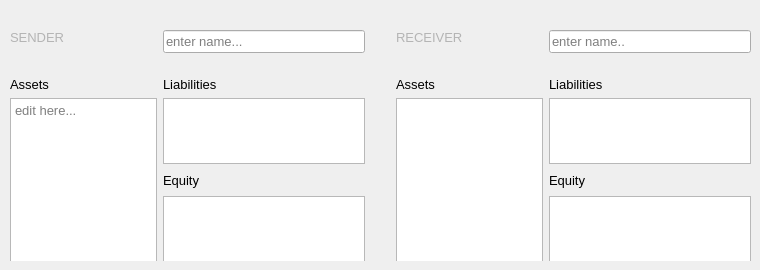
     <widget class="QWidget" name="tab_6">
      <attribute name="title">
       <string>Balance Sheets</string>
      </attribute>
      <widget class="QWidget" name="widget" native="true">
       <property name="geometry">
        <rect>
         <x>10</x>
         <y>30</y>
         <width>741</width>
         <height>231</height>
        </rect>
       </property>
       <property name="autoFillBackground">
        <bool>false</bool>
       </property>
       <property name="styleSheet">
        <string notr="true"/>
       </property>
       <layout class="QGridLayout" name="gridLayout_2">
        <item row="4" column="7" rowspan="2">
         <spacer name="verticalSpacer_6">
          <property name="orientation">
           <enum>Qt::Vertical</enum>
          </property>
          <property name="sizeHint" stdset="0">
           <size>
            <width>20</width>
            <height>40</height>
           </size>
          </property>
         </spacer>
        </item>
        <item row="11" column="4">
         <spacer name="horizontalSpacer_4">
          <property name="orientation">
           <enum>Qt::Horizontal</enum>
          </property>
          <property name="sizeHint" stdset="0">
           <size>
            <width>40</width>
            <height>20</height>
           </size>
          </property>
         </spacer>
        </item>
        <item row="10" column="4">
         <spacer name="horizontalSpacer_5">
          <property name="orientation">
           <enum>Qt::Horizontal</enum>
          </property>
          <property name="sizeHint" stdset="0">
           <size>
            <width>40</width>
            <height>20</height>
           </size>
          </property>
         </spacer>
        </item>
        <item row="9" column="0">
         <widget class="QLabel" name="label">
          <property name="styleSheet">
           <string notr="true">font-size:10pt</string>
          </property>
          <property name="text">
           <string>Assets</string>
          </property>
         </widget>
        </item>
        <item row="9" column="2">
         <widget class="QLabel" name="label_2">
          <property name="styleSheet">
           <string notr="true">font-size:10pt</string>
          </property>
          <property name="text">
           <string>Liabilities</string>
          </property>
         </widget>
        </item>
        <item row="2" column="2" rowspan="2">
         <widget class="QLineEdit" name="agent1Edit">
          <property name="font">
           <font>
            <pointsize>10</pointsize>
            <weight>1</weight>
            <bold>false</bold>
           </font>
          </property>
          <property name="styleSheet">
           <string notr="true">font-size:10pt;</string>
          </property>
          <property name="text">
           <string/>
          </property>
          <property name="placeholderText">
           <string>enter name...</string>
          </property>
         </widget>
        </item>
        <item row="2" column="0">
         <widget class="QLabel" name="agent1Label_2">
          <property name="font">
           <font>
            <pointsize>10</pointsize>
            <weight>1</weight>
            <bold>false</bold>
           </font>
          </property>
          <property name="styleSheet">
           <string notr="true">color: rgb(180, 180, 180);
font-size:10pt;</string>
          </property>
          <property name="text">
           <string>SENDER</string>
          </property>
         </widget>
        </item>
        <item row="10" column="0" rowspan="3" colspan="2">
         <widget class="QTextEdit" name="AssetListLeft">
          <property name="styleSheet">
           <string notr="true">font-size:10pt;</string>
          </property>
          <property name="tabChangesFocus">
           <bool>true</bool>
          </property>
          <property name="placeholderText">
           <string>edit here...</string>
          </property>
         </widget>
        </item>
        <item row="2" column="7" rowspan="2">
         <widget class="QLineEdit" name="agent2Edit">
          <property name="font">
           <font>
            <pointsize>10</pointsize>
            <weight>1</weight>
            <bold>false</bold>
           </font>
          </property>
          <property name="styleSheet">
           <string notr="true">font-size:10pt;</string>
          </property>
          <property name="text">
           <string/>
          </property>
          <property name="placeholderText">
           <string>enter name..</string>
          </property>
         </widget>
        </item>
        <item row="12" column="7">
         <widget class="QTextEdit" name="EquityListRight">
          <property name="styleSheet">
           <string notr="true">font-size:10pt;</string>
          </property>
          <property name="tabChangesFocus">
           <bool>true</bool>
          </property>
         </widget>
        </item>
        <item row="9" column="7">
         <widget class="QLabel" name="label_3">
          <property name="styleSheet">
           <string notr="true">font-size:10pt</string>
          </property>
          <property name="text">
           <string>Liabilities</string>
          </property>
         </widget>
        </item>
        <item row="1" column="0">
         <spacer name="verticalSpacer_7">
          <property name="orientation">
           <enum>Qt::Vertical</enum>
          </property>
          <property name="sizeHint" stdset="0">
           <size>
            <width>20</width>
            <height>40</height>
           </size>
          </property>
         </spacer>
        </item>
        <item row="0" column="1">
         <spacer name="verticalSpacer_8">
          <property name="orientation">
           <enum>Qt::Vertical</enum>
          </property>
          <property name="sizeHint" stdset="0">
           <size>
            <width>20</width>
            <height>40</height>
           </size>
          </property>
         </spacer>
        </item>
        <item row="4" column="2" rowspan="3">
         <spacer name="verticalSpacer_5">
          <property name="orientation">
           <enum>Qt::Vertical</enum>
          </property>
          <property name="sizeHint" stdset="0">
           <size>
            <width>20</width>
            <height>40</height>
           </size>
          </property>
         </spacer>
        </item>
        <item row="9" column="5">
         <widget class="QLabel" name="label_4">
          <property name="styleSheet">
           <string notr="true">font-size:10pt</string>
          </property>
          <property name="text">
           <string>Assets</string>
          </property>
         </widget>
        </item>
        <item row="10" column="2">
         <widget class="QTextEdit" name="LiabilityListLeft">
          <property name="styleSheet">
           <string notr="true">font-size:10pt;</string>
          </property>
          <property name="tabChangesFocus">
           <bool>true</bool>
          </property>
         </widget>
        </item>
        <item row="10" column="5" rowspan="3" colspan="2">
         <widget class="QTextEdit" name="AssetListRight">
          <property name="styleSheet">
           <string notr="true">font-size:10pt;</string>
          </property>
          <property name="tabChangesFocus">
           <bool>true</bool>
          </property>
         </widget>
        </item>
        <item row="11" column="7">
         <widget class="QLabel" name="label_19">
          <property name="styleSheet">
           <string notr="true">font-size:10pt</string>
          </property>
          <property name="text">
           <string>Equity</string>
          </property>
         </widget>
        </item>
        <item row="11" column="2">
         <widget class="QLabel" name="label_5">
          <property name="styleSheet">
           <string notr="true">font-size:10pt</string>
          </property>
          <property name="text">
           <string>Equity</string>
          </property>
         </widget>
        </item>
        <item row="10" column="7">
         <widget class="QTextEdit" name="LiabilityListRight">
          <property name="styleSheet">
           <string notr="true">font-size:10pt;</string>
          </property>
          <property name="tabChangesFocus">
           <bool>true</bool>
          </property>
         </widget>
        </item>
        <item row="12" column="2">
         <widget class="QTextEdit" name="EquityListLeft">
          <property name="styleSheet">
           <string notr="true">font-size:10pt;</string>
          </property>
          <property name="tabChangesFocus">
           <bool>true</bool>
          </property>
         </widget>
        </item>
        <item row="2" column="5">
         <widget class="QLabel" name="agent1Label_3">
          <property name="font">
           <font>
            <pointsize>10</pointsize>
            <weight>1</weight>
            <bold>false</bold>
           </font>
          </property>
          <property name="styleSheet">
           <string notr="true">color: rgb(180, 180, 180);
font-size:10pt;</string>
          </property>
          <property name="text">
           <string>RECEIVER</string>
          </property>
         </widget>
        </item>
        <item row="10" column="3">
         <spacer name="horizontalSpacer_6">
          <property name="orientation">
           <enum>Qt::Horizontal</enum>
          </property>
          <property name="sizeHint" stdset="0">
           <size>
            <width>80</width>
            <height>20</height>
           </size>
          </property>
         </spacer>
        </item>
       </layout>
      </widget>
     </widget>
